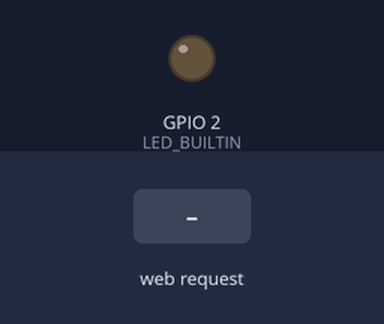
The sketch below on a simulated ESP32. Shown: output pins drawn as LEDs (lit = HIGH). The test bench sets the inputs (shaded band). WiFi joins after 1.5 s; servers stay silent unless stated; what the sketch prints to the serial monitor is not drawn.

Above: at 2.7 s.
2.8 s: HTTP request GET /on received
At 3.2 s:
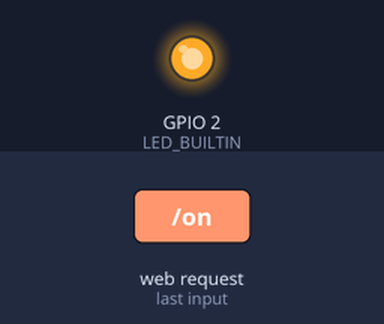
4.3 s: HTTP request GET /off received
At 5.6 s:
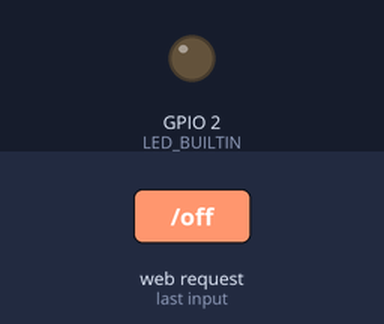
Timing chart, 0 to 7.3 s (numbered marks = the images above; inputs shaded):
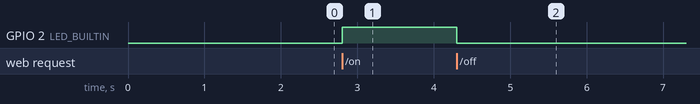

The sketch:

server.ino
```cpp
#include <WiFi.h>
#include <WiFiClient.h>
#include <WebServer.h>
#include <ESPmDNS.h>
#include "index.h"

#define LED_BUILTIN 2   //Configura o pino do LED embutido

//Configura o nome da rede sem fio que se deseja conectar
const char *ssid = "iPhone do Luiz";

//Configura a senha rede sem fio que se deseja conectar
const char *password = "11111111";

WebServer server(80);

void setup(void) {
  pinMode(LED_BUILTIN, OUTPUT);


  //Configura o baudrate da comunicação serial
  Serial.begin(115200);

  //Configura a conexão à rede sem fio
  Serial.println();
  Serial.print("Connecting to ");
  Serial.println(ssid);

  WiFi.begin(ssid, password);

  while (WiFi.status() != WL_CONNECTED) {
      delay(500);
      Serial.print(".");
  }

  Serial.println("");
  Serial.println("WiFi connected");
  Serial.println("IP address: ");
  Serial.println(WiFi.localIP());

  server.on("/", handleRoot);

  server.on("/on", handleOn);

  server.on("/off", handleOff);

  server.onNotFound(handleNotFound);

  server.begin();
  Serial.println("HTTP server started");
}

void loop(void) {
 server.handleClient();
 delay(2);//allow the cpu to switch to other tasks
}

void handleRoot() {
 server.send(200, "text/html", INDEX_HTML);
}

void handleOn() {
 digitalWrite(LED_BUILTIN, 1);
 server.send(201, "text/html", "LED ON");
}

void handleOff() {
 digitalWrite(LED_BUILTIN, 0);
 server.send(201, "text/html", "LED OFF");
}

void handleNotFound() {
 digitalWrite(LED_BUILTIN, 1);
 String message = "File Not Found\n\n";
 message += "URI: ";
 message += server.uri();
 message += "\nMethod: ";
 message += (server.method() == HTTP_GET) ? "GET" : "POST";
 message += "\nArguments: ";
 message += server.args();
 message += "\n";
 for (uint8_t i = 0; i < server.args(); i++) {
   message += " " + server.argName(i) + ": " + server.arg(i) + "\n";
 }
 server.send(404, "text/plain", message);
 digitalWrite(LED_BUILTIN, 0);
}
```

Measured:
- after the input at 2.8 s, GPIO 2 (LED_BUILTIN): LOW → HIGH at once
- after the input at 4.3 s, GPIO 2 (LED_BUILTIN): HIGH → LOW at once
